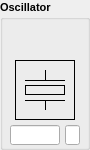
      <widget class="QGroupBox" name="groupBox_8">
       <property name="geometry">
        <rect>
         <x>70</x>
         <y>410</y>
         <width>90</width>
         <height>150</height>
        </rect>
       </property>
       <property name="font">
        <font>
         <pointsize>8</pointsize>
         <weight>75</weight>
         <bold>true</bold>
        </font>
       </property>
       <property name="title">
        <string>Oscillator</string>
       </property>
       <widget class="caChoice" name="caChoice_7">
        <property name="geometry">
         <rect>
          <x>25</x>
          <y>25</y>
          <width>51</width>
          <height>30</height>
         </rect>
        </property>
        <property name="font">
         <font>
          <pointsize>6</pointsize>
         </font>
        </property>
        <property name="channel" stdset="0">
         <string>$(DEV):DIO-INT-REF</string>
        </property>
        <property name="foreground">
         <color>
          <red>0</red>
          <green>0</green>
          <blue>0</blue>
         </color>
        </property>
        <property name="background">
         <color>
          <red>187</red>
          <green>187</green>
          <blue>187</blue>
         </color>
        </property>
        <property name="colorMode">
         <enum>caChoice::Static</enum>
        </property>
        <property name="endBit">
         <number>1</number>
        </property>
        <property name="fontScaleMode" stdset="0">
         <enum>EPushButton::None</enum>
        </property>
       </widget>
       <widget class="caGraphics" name="caRectangle_30">
        <property name="geometry">
         <rect>
          <x>0</x>
          <y>40</y>
          <width>10</width>
          <height>20</height>
         </rect>
        </property>
        <property name="foreground">
         <color>
          <red>0</red>
          <green>216</green>
          <blue>0</blue>
         </color>
        </property>
        <property name="linestyle" stdset="0">
         <enum>caGraphics::Solid</enum>
        </property>
        <property name="fillstyle" stdset="0">
         <enum>caGraphics::Filled</enum>
        </property>
        <property name="lineColor">
         <color>
          <red>0</red>
          <green>216</green>
          <blue>0</blue>
         </color>
        </property>
        <property name="visibility">
         <enum>caGraphics::IfNotZero</enum>
        </property>
        <property name="channel" stdset="0">
         <string>$(DEV):EXT-REF-GOOD</string>
        </property>
        <property name="form">
         <enum>caGraphics::Rectangle</enum>
        </property>
       </widget>
       <widget class="caLineEdit" name="caLineEdit_8">
        <property name="geometry">
         <rect>
          <x>10</x>
          <y>125</y>
          <width>50</width>
          <height>20</height>
         </rect>
        </property>
        <property name="font">
         <font>
          <family>Lucida Sans Typewriter</family>
          <pointsize>8</pointsize>
         </font>
        </property>
        <property name="alignment">
         <set>Qt::AlignAbsolute|Qt::AlignLeading|Qt::AlignLeft|Qt::AlignVCenter</set>
        </property>
        <property name="channel" stdset="0">
         <string>$(DEV):DET-DC</string>
        </property>
        <property name="foreground">
         <color>
          <red>0</red>
          <green>0</green>
          <blue>0</blue>
         </color>
        </property>
        <property name="background">
         <color>
          <red>187</red>
          <green>187</green>
          <blue>187</blue>
         </color>
        </property>
        <property name="colorMode">
         <enum>caLineEdit::Static</enum>
        </property>
        <property name="precisionMode">
         <enum>caLineEdit::Channel</enum>
        </property>
        <property name="limitsMode">
         <enum>caLineEdit::Channel</enum>
        </property>
        <property name="maxValue">
         <double>1.000000000000000</double>
        </property>
        <property name="minValue">
         <double>0.000000000000000</double>
        </property>
        <property name="fontScaleMode" stdset="0">
         <enum>caLineEdit::None</enum>
        </property>
        <property name="formatType">
         <enum>caLineEdit::decimal</enum>
        </property>
       </widget>
       <widget class="caLineEdit" name="caLineEdit_16">
        <property name="geometry">
         <rect>
          <x>65</x>
          <y>125</y>
          <width>15</width>
          <height>20</height>
         </rect>
        </property>
        <property name="font">
         <font>
          <family>Lucida Sans Typewriter</family>
          <pointsize>8</pointsize>
         </font>
        </property>
        <property name="alignment">
         <set>Qt::AlignCenter</set>
        </property>
        <property name="channel" stdset="0">
         <string>$(DEV):DET-DC.EGU</string>
        </property>
        <property name="foreground">
         <color>
          <red>0</red>
          <green>0</green>
          <blue>0</blue>
         </color>
        </property>
        <property name="background">
         <color>
          <red>187</red>
          <green>187</green>
          <blue>187</blue>
         </color>
        </property>
        <property name="colorMode">
         <enum>caLineEdit::Static</enum>
        </property>
        <property name="precisionMode">
         <enum>caLineEdit::Channel</enum>
        </property>
        <property name="limitsMode">
         <enum>caLineEdit::Channel</enum>
        </property>
        <property name="maxValue">
         <double>1.000000000000000</double>
        </property>
        <property name="minValue">
         <double>0.000000000000000</double>
        </property>
        <property name="fontScaleMode" stdset="0">
         <enum>caLineEdit::None</enum>
        </property>
        <property name="formatType">
         <enum>caLineEdit::decimal</enum>
        </property>
       </widget>
       <widget class="QFrame" name="frame">
        <property name="geometry">
         <rect>
          <x>15</x>
          <y>60</y>
          <width>60</width>
          <height>60</height>
         </rect>
        </property>
        <property name="frameShape">
         <enum>QFrame::Box</enum>
        </property>
        <property name="frameShadow">
         <enum>QFrame::Plain</enum>
        </property>
        <widget class="QFrame" name="frame_2">
         <property name="geometry">
          <rect>
           <x>10</x>
           <y>25</y>
           <width>40</width>
           <height>10</height>
          </rect>
         </property>
         <property name="frameShape">
          <enum>QFrame::Box</enum>
         </property>
         <property name="frameShadow">
          <enum>QFrame::Plain</enum>
         </property>
        </widget>
        <widget class="Line" name="line_50">
         <property name="geometry">
          <rect>
           <x>10</x>
           <y>35</y>
           <width>40</width>
           <height>10</height>
          </rect>
         </property>
         <property name="frameShadow">
          <enum>QFrame::Plain</enum>
         </property>
         <property name="lineWidth">
          <number>1</number>
         </property>
         <property name="orientation">
          <enum>Qt::Horizontal</enum>
         </property>
        </widget>
        <widget class="Line" name="line_51">
         <property name="geometry">
          <rect>
           <x>10</x>
           <y>15</y>
           <width>40</width>
           <height>10</height>
          </rect>
         </property>
         <property name="frameShadow">
          <enum>QFrame::Plain</enum>
         </property>
         <property name="lineWidth">
          <number>1</number>
         </property>
         <property name="orientation">
          <enum>Qt::Horizontal</enum>
         </property>
        </widget>
        <widget class="Line" name="line_52">
         <property name="geometry">
          <rect>
           <x>25</x>
           <y>10</y>
           <width>10</width>
           <height>10</height>
          </rect>
         </property>
         <property name="frameShadow">
          <enum>QFrame::Plain</enum>
         </property>
         <property name="lineWidth">
          <number>1</number>
         </property>
         <property name="orientation">
          <enum>Qt::Vertical</enum>
         </property>
        </widget>
        <widget class="Line" name="line_53">
         <property name="geometry">
          <rect>
           <x>25</x>
           <y>40</y>
           <width>10</width>
           <height>10</height>
          </rect>
         </property>
         <property name="frameShadow">
          <enum>QFrame::Plain</enum>
         </property>
         <property name="lineWidth">
          <number>1</number>
         </property>
         <property name="orientation">
          <enum>Qt::Vertical</enum>
         </property>
        </widget>
       </widget>
      </widget>
